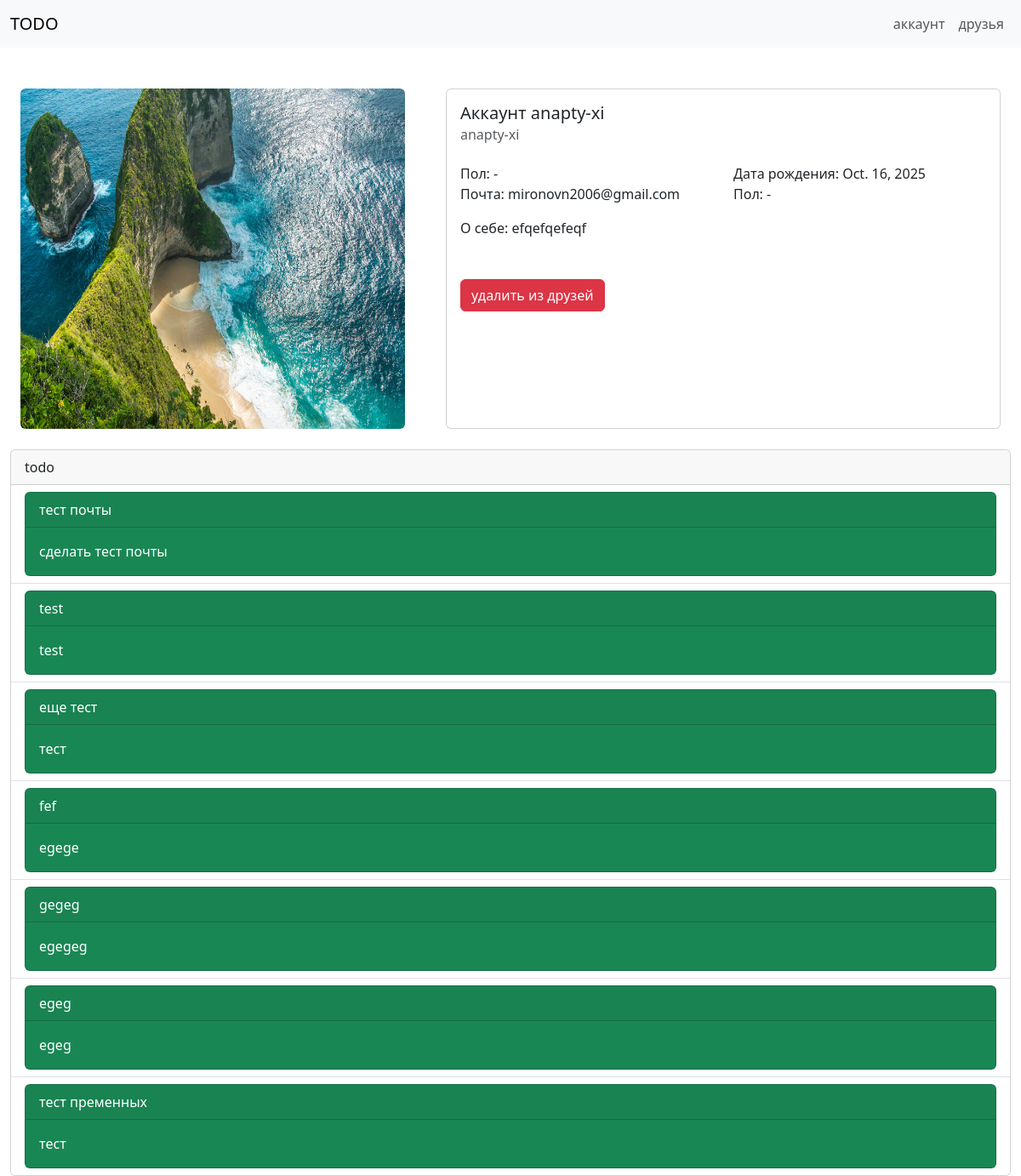
The app's page /account/34/anapty-xi/ (signed in) with its own data.
### account/models.py (models this page shows, shortened)
class Profile(models.Model):
    class SexChoises(models.TextChoices):
        male = 'М'
        female = 'Ж'
        default = '-'
    user = models.OneToOneField(User, related_name='profile', on_delete=models.CASCADE)
    sex = models.CharField(max_length=1, choices=SexChoises, default=SexChoises.default)
    birthd = models.DateField(blank=True, null=True)
    photo = models.ImageField(upload_to='user_images/', blank=True, null=True)
    preview = models.TextField(blank=True)
    friends = models.ManyToManyField('self', through='friends.Friendship', symmetrical=True)
    class Meta:
        ordering = ['birthd']

### todos/models.py (models this page shows, shortened)
class Todo(models.Model):
    class StatusChoises(models.TextChoices):
        no_report = 'no_report'
        no_confirm = 'no_confirm'
        confirmed = 'confirmed'
    user = models.ForeignKey(User, related_name='todo', on_delete=models.CASCADE)
    name = models.CharField(max_length=64)
    slug = models.SlugField(max_length=64)
    description = models.TextField()
    img = models.ImageField(upload_to='todo_images/', blank=True, null=True)
    publish_date = models.DateTimeField(auto_now_add=True)
    status = models.CharField(choices=StatusChoises, default=StatusChoises.no_report)
    class Meta:
        ordering = ['publish_date',]

### account/views.py (the view)
# urls.py: path('<int:pk>/<str:username>/', views.another_profile_info, name='another_profile_info'),
def another_profile_info(request, pk, username):
    user = services.get_user_by_pk_username(pk, username)
    friend_add_flag = True
    if user.profile in services.get_user_friends(request.user):
        friend_add_flag = False
    user_todos = services.get_user_todos(user)
    return render(request, 'account/another_profile_info.html', {'user': user, 'user_todos': user_todos, 'friend_add_flag': friend_add_flag})

### account/services.py (called while the page is built)
def get_user_by_pk_username(pk, username):
    return User.objects.get(pk=pk, username=username)

def get_user_todos(user):
    return Todo.objects.filter(user=user)

def get_user_friends(user):
    return user.profile.friends.all()

### account/templates/account/another_profile_info.html (shortened to what this page needs)
{% extends 'base.html' %}
{% load static %}
{% load django_bootstrap5 %}
{% block content %}
<div class="container-fluid">
    <div class="row ">
        <div class="col-5 g-5 text-center">
            {% if not user.profile.photo %}
                <img src="{% static 'user_placeholder.png' %}" class="rounded img-fluid" style="height: 25rem;">
            {% else %}
                <img src="{{ user.profile.photo.url }}" class="rounded img-fluid" style="height: 25rem;">
            {% endif %}
        </div>
        <div class="col-7 g-5">
            <div class="card" style="height: 25rem;">
                <div class="card-body">
                    <h5 class="card-tit">Аккаунт {{ user.username }}</h5>
                    <h6 class="card-subtitle text-body-secondary">{{ user.username }}</h6>
                    <div class="row">
                        <div class="col gy-4">
                            <div class="card-text">Пол: {{ user.profile.sex }}</div>
                        </div>
                        <div class="col gy-4">
                            <div class="card-text">Дата рождения: {{ user.profile.birthd }}</div>
                        </div>
                    </div>
                    <div class="row">
                        <div class="col">
                            <div class="card-text">Почта: {{ user.email }}</div>
                        </div>
                        <div class="col">
                            <div class="card-text">Пол: {{ user.profile.sex }}</div>
                        </div>
                    </div>
                    <div class="row">
                        <div class="col gy-3">
                            <div class="card-text">О себе: {{ user.profile.preview }}</div>
                        </div>
                    </div>
                    <div class="row">
                        <div class="col gy-5">
                            {% if friend_add_flag %}
                            <a href="{% url 'friends:friend_add' user.pk user.username %}" class="btn btn-primary">добавить в друзья</a>
                            {% else %}
                            <a href="{% url 'friends:friend_delete' user.pk user.username %}" class="btn btn-danger">удалить из друзей</a>
                            {% endif %}
                        </div>
                    </div>
                </div>
            </div>
        </div>
        <div class="container-fluid g-4">
            <div class="card">
                <div class="card-header">{{ user.usernmae }} todo</div>
                <ul class="list-group list-group-flush">
                    {% for todo in user_todos %}
                    <li class="list-group-item">
                        {% if todo.status == 'no_report' %}
                        <div class="card text-bg-secondary mb-3">
                        {% elif todo.status == 'no_confirm' %}
                        <div class="card text-bg-warning">
                        {% elif todo.status == 'confirmed' %}
                        <div class="card text-bg-success">
                        {% endif %}
                            <div class="card-header">
                                <a>{{ todo.name }}</a>
                            </div>
                            <div class="card-body">{{ todo.description }}</div>
                        </div>
                    </li>
                    {% empty %}
                    <li class="list-group-item">
                        <a>У {{ user.username }} нет todo на данный момент</a>
                    </li>
                    {% endfor %}
                </ul>
            </div>
        </div>
    </div>
</div>
{% endblock %}

### account/templates/base.html (shortened to what this page needs)
{% load django_bootstrap5 %}
{% bootstrap_css %}
<!DOCTYPE html>
<html lang="en">
<head>
</head>
<body>
    <nav class="navbar navbar-expand-lg bg-body-tertiary">
        <div class="container-fluid">
            <a class="navbar-brand" href="{% url 'homepage:homepage' %}">TODO</a>
        </div>
        <div class="container-fluid justify-content-end">
            <div class="navbar-nav text-center">
                <a class='nav-link' href="{% url 'account:profile_info' %}">аккаунт</a>
            </div>
            <div class="navbar-nav">
                <a class='nav-link' href="{% url 'friends:friends_search' %}">друзья</a>
            </div>
        </div>
    </nav>
    {% block content %}
    {% endblock %}
</body>
</html>

### records on screen
Todo: name "тест почты", description "сделать тест почты"
Todo: name "test", description "test"
Todo: name "еще тест", description "тест"
Todo: name "fef", description "egege"
Todo: name "gegeg", description "egegeg"
Todo: name "egeg", description "egeg"
Todo: name "тест пременных", description "тест"

### other values on screen
{{ user.username }} "anapty-xi"
{{ user.profile.sex }} "-"
{{ user.profile.birthd }} "Oct. 16, 2025"
{{ user.email }} "mironovn2006@gmail.com"
{{ user.profile.preview }} "efqefqefeqf"
